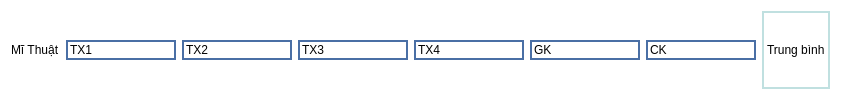
               <widget class="QWidget" name="widget_46" native="true">
                <property name="styleSheet">
                 <string notr="true">background-color: rgb(255, 255, 255);</string>
                </property>
                <layout class="QHBoxLayout" name="horizontalLayout_39">
                 <item>
                  <widget class="QLabel" name="label_78">
                   <property name="text">
                    <string>Mĩ Thuật</string>
                   </property>
                  </widget>
                 </item>
                 <item>
                  <widget class="QLineEdit" name="lineEdit_201">
                   <property name="styleSheet">
                    <string notr="true">border: 2px solid #4A6FA5;</string>
                   </property>
                   <property name="text">
                    <string>TX1</string>
                   </property>
                  </widget>
                 </item>
                 <item>
                  <widget class="QLineEdit" name="lineEdit_202">
                   <property name="styleSheet">
                    <string notr="true">border: 2px solid #4A6FA5;</string>
                   </property>
                   <property name="text">
                    <string>TX2</string>
                   </property>
                  </widget>
                 </item>
                 <item>
                  <widget class="QLineEdit" name="lineEdit_203">
                   <property name="styleSheet">
                    <string notr="true">border: 2px solid #4A6FA5;</string>
                   </property>
                   <property name="text">
                    <string>TX3</string>
                   </property>
                  </widget>
                 </item>
                 <item>
                  <widget class="QLineEdit" name="lineEdit_204">
                   <property name="styleSheet">
                    <string notr="true">border: 2px solid #4A6FA5;</string>
                   </property>
                   <property name="text">
                    <string>TX4</string>
                   </property>
                  </widget>
                 </item>
                 <item>
                  <widget class="QLineEdit" name="lineEdit_205">
                   <property name="styleSheet">
                    <string notr="true">border: 2px solid #4A6FA5;</string>
                   </property>
                   <property name="text">
                    <string>GK</string>
                   </property>
                  </widget>
                 </item>
                 <item>
                  <widget class="QLineEdit" name="lineEdit_206">
                   <property name="styleSheet">
                    <string notr="true">border: 2px solid #4A6FA5;</string>
                   </property>
                   <property name="text">
                    <string>CK</string>
                   </property>
                  </widget>
                 </item>
                 <item>
                  <widget class="QLabel" name="label_79">
                   <property name="styleSheet">
                    <string notr="true">border: 2px solid #C0E0E0;</string>
                   </property>
                   <property name="text">
                    <string>Trung bình</string>
                   </property>
                  </widget>
                 </item>
                </layout>
               </widget>
